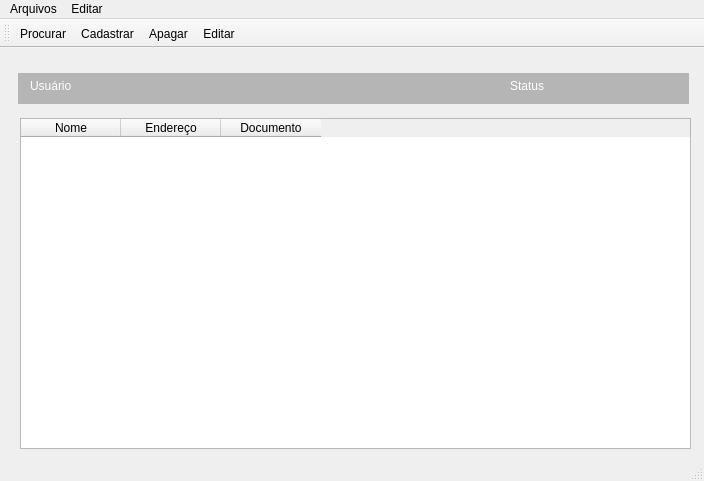
<?xml version="1.0" encoding="UTF-8"?>
<ui version="4.0">
 <class>MainWindow</class>
 <widget class="QMainWindow" name="MainWindow">
  <property name="geometry">
   <rect>
    <x>0</x>
    <y>0</y>
    <width>704</width>
    <height>481</height>
   </rect>
  </property>
  <property name="windowTitle">
   <string>MainWindow</string>
  </property>
  <widget class="QWidget" name="centralwidget">
   <widget class="QLabel" name="label">
    <property name="geometry">
     <rect>
      <x>18</x>
      <y>25</y>
      <width>671</width>
      <height>31</height>
     </rect>
    </property>
    <property name="styleSheet">
     <string notr="true">background-color: rgb(181, 181, 181);
border-color: rgb(0, 0, 0);
border-color: rgb(0, 0, 0);</string>
    </property>
    <property name="text">
     <string>&lt;html&gt;&lt;head/&gt;&lt;body&gt;&lt;p&gt;&lt;br/&gt;&lt;/p&gt;&lt;/body&gt;&lt;/html&gt;</string>
    </property>
    <property name="margin">
     <number>1</number>
    </property>
   </widget>
   <widget class="QLabel" name="label_2">
    <property name="geometry">
     <rect>
      <x>30</x>
      <y>30</y>
      <width>181</width>
      <height>16</height>
     </rect>
    </property>
    <property name="styleSheet">
     <string notr="true">color: rgb(255, 255, 255);
font: 700 11pt &quot;Segoe UI&quot;;</string>
    </property>
    <property name="text">
     <string>Usuário</string>
    </property>
   </widget>
   <widget class="QLabel" name="label_3">
    <property name="geometry">
     <rect>
      <x>510</x>
      <y>30</y>
      <width>49</width>
      <height>16</height>
     </rect>
    </property>
    <property name="styleSheet">
     <string notr="true">color: rgb(255, 255, 255);
font: 700 11pt &quot;Segoe UI&quot;;</string>
    </property>
    <property name="text">
     <string>Status</string>
    </property>
   </widget>
   <widget class="QTableWidget" name="tableWidget">
    <property name="geometry">
     <rect>
      <x>20</x>
      <y>70</y>
      <width>671</width>
      <height>331</height>
     </rect>
    </property>
    <column>
     <property name="text">
      <string>Nome</string>
     </property>
    </column>
    <column>
     <property name="text">
      <string>Endereço</string>
     </property>
    </column>
    <column>
     <property name="text">
      <string>Documento</string>
     </property>
    </column>
   </widget>
  </widget>
  <widget class="QMenuBar" name="menubar">
   <property name="geometry">
    <rect>
     <x>0</x>
     <y>0</y>
     <width>704</width>
     <height>22</height>
    </rect>
   </property>
   <widget class="QMenu" name="menuArquivos">
    <property name="title">
     <string>Arquivos</string>
    </property>
    <addaction name="actionCadastrar"/>
    <addaction name="actionProcurar"/>
    <addaction name="actionApagar"/>
   </widget>
   <widget class="QMenu" name="menuEditar">
    <property name="title">
     <string>Editar</string>
    </property>
    <addaction name="actionSelecionar"/>
    <addaction name="actionRditar"/>
    <addaction name="actionDesbloquear"/>
   </widget>
   <addaction name="menuArquivos"/>
   <addaction name="menuEditar"/>
  </widget>
  <widget class="QStatusBar" name="statusbar"/>
  <widget class="QToolBar" name="toolBar">
   <property name="windowTitle">
    <string>toolBar</string>
   </property>
   <attribute name="toolBarArea">
    <enum>TopToolBarArea</enum>
   </attribute>
   <attribute name="toolBarBreak">
    <bool>false</bool>
   </attribute>
   <addaction name="actionProcurar"/>
   <addaction name="actionCadastrar"/>
   <addaction name="actionApagar"/>
   <addaction name="actionRditar"/>
  </widget>
  <action name="actionCadastrar">
   <property name="icon">
    <iconset resource="../icone/img2.qrc">
     <normaloff>:/img2/icons8-decisão-64.png</normaloff>:/img2/icons8-decisão-64.png</iconset>
   </property>
   <property name="text">
    <string>Cadastrar</string>
   </property>
   <property name="toolTip">
    <string>Cadastrar pessoas no sistema</string>
   </property>
  </action>
  <action name="actionProcurar">
   <property name="icon">
    <iconset resource="../icone/img2.qrc">
     <normaloff>:/img2/icons8-cms-96.png</normaloff>:/img2/icons8-cms-96.png</iconset>
   </property>
   <property name="text">
    <string>Procurar</string>
   </property>
  </action>
  <action name="actionApagar">
   <property name="text">
    <string>Apagar</string>
   </property>
  </action>
  <action name="actionSelecionar">
   <property name="text">
    <string>Selecionar</string>
   </property>
  </action>
  <action name="actionRditar">
   <property name="text">
    <string>Editar</string>
   </property>
  </action>
  <action name="actionDesbloquear">
   <property name="text">
    <string>Desbloquear</string>
   </property>
  </action>
 </widget>
 <resources>
  <include location="../icone/img2.qrc"/>
 </resources>
 <connections/>
</ui>
